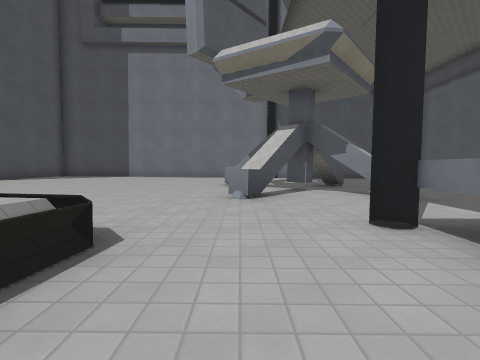
View 1 (above)

21 first-person views from a walk through a 3-D level made in the Godot game engine. The camera is 1.2 m above the floor, tilts 4° down and sees 85° across. The floor is counted in squares, 2 m on a side. Each view is taken from the middle of a square. On the plan, view 1 faces up. The plan holds only what a view shows up to about 9 squares ahead; the rest is blank. Characters and animated objects are left out. Surface patterns are stand-ins for the level's own textures.

View 2
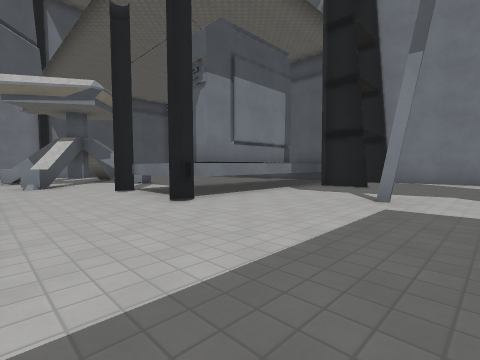

View 3
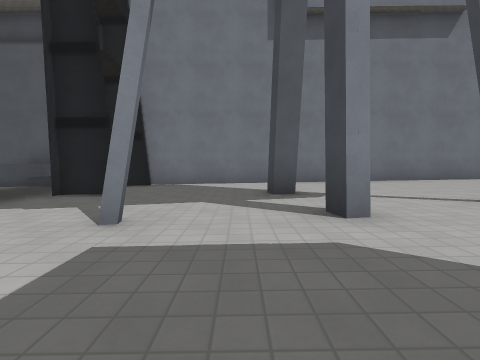

View 4
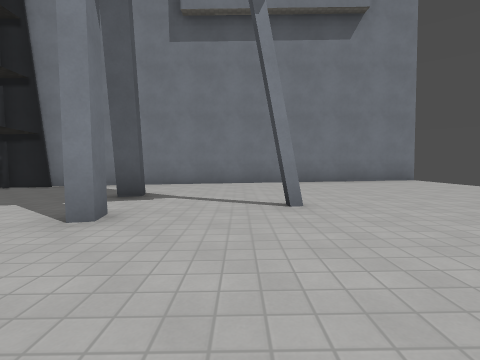

View 5
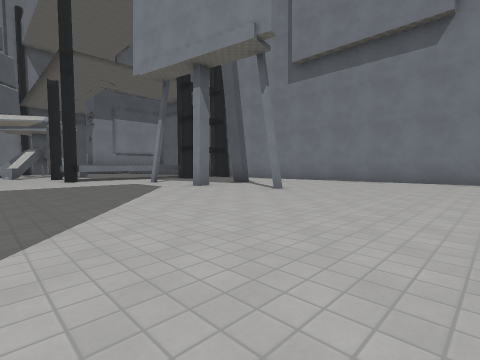

View 6
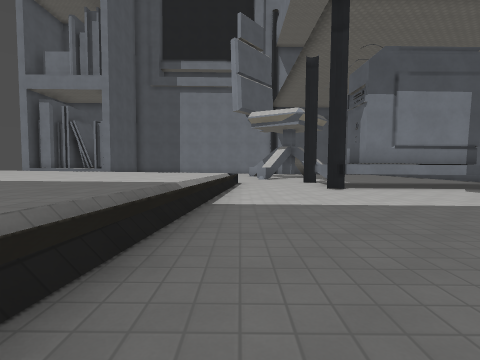

View 7
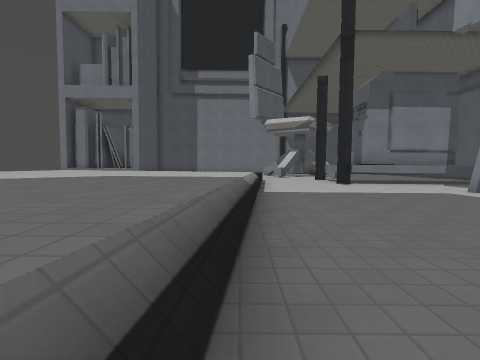

View 8
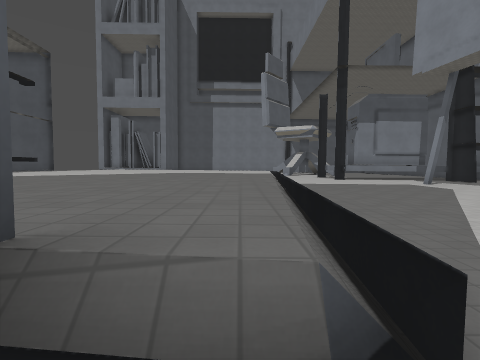

View 9
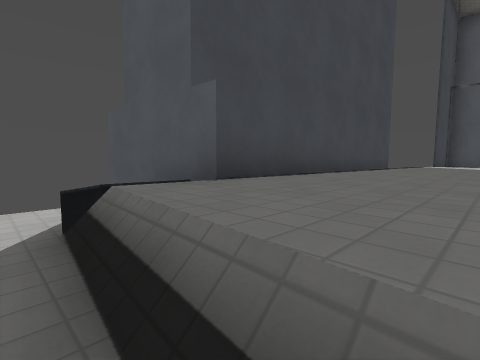

View 10
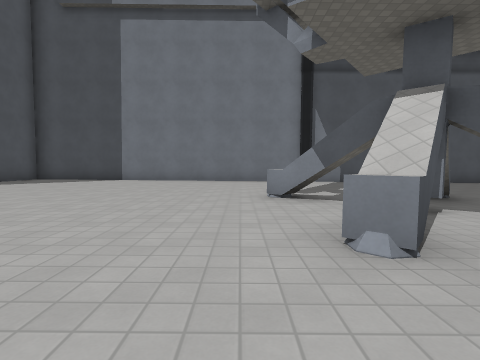

View 11
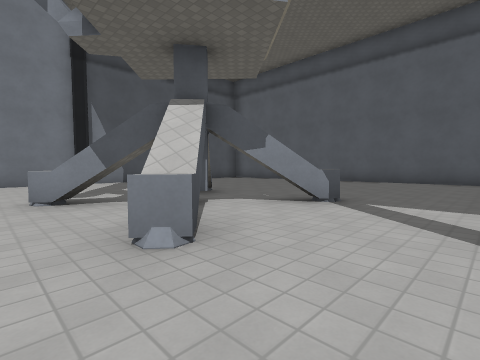

View 12
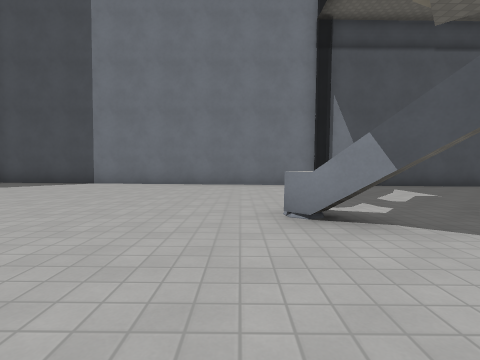

View 13
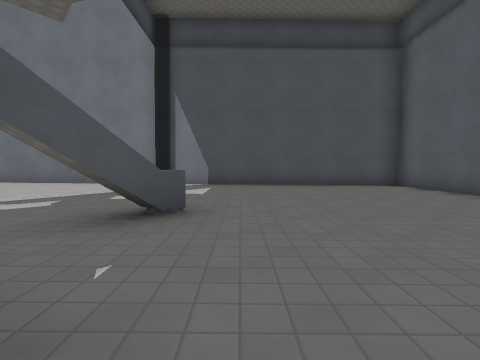

View 14
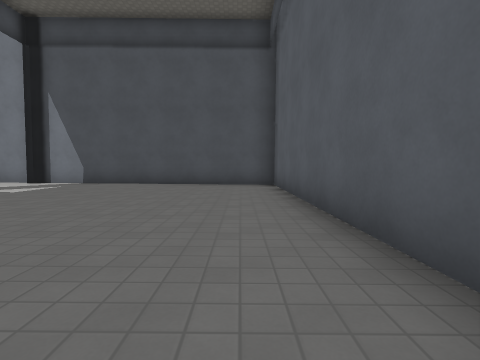

View 15
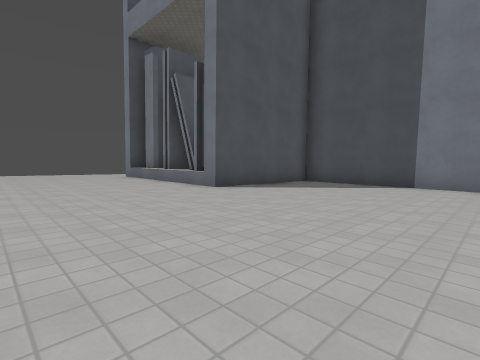

View 16
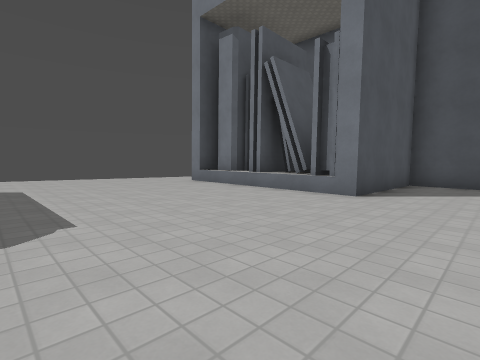

View 17
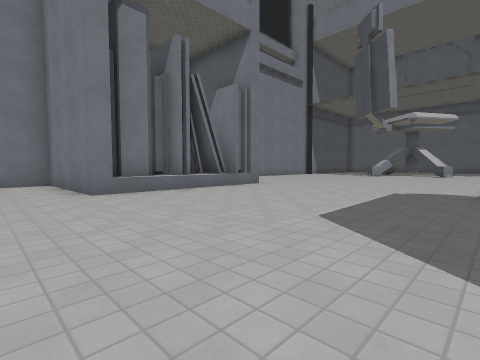

View 18
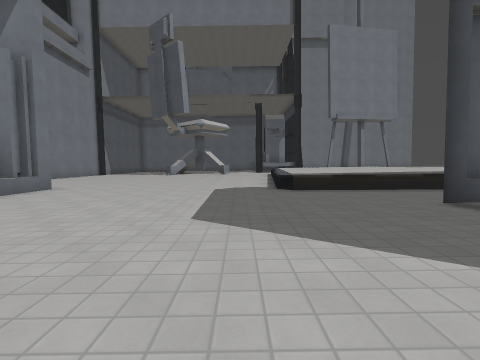

View 19
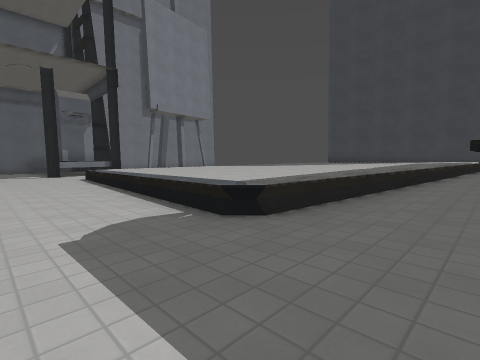

View 20
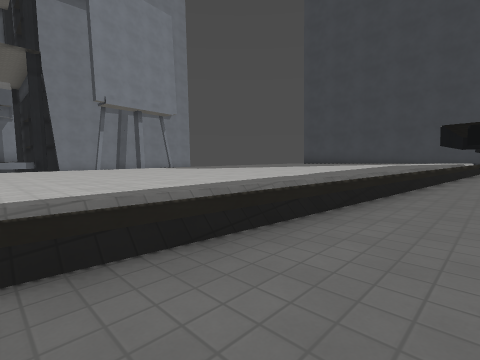

View 21
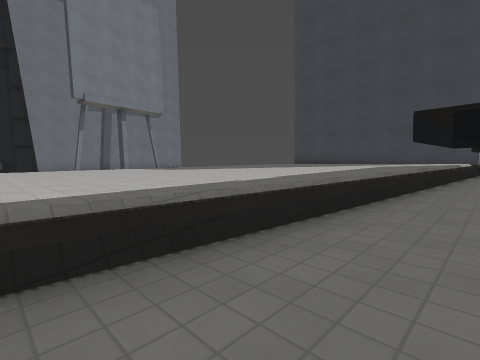

### Floor plan
Key: @ floor where view 1 was taken; # wall or solid block; x gap in a wall; . main floor; : floor 0.25 m higher than the main floor; - floor 0.25 m lower than the main floor; + floor 0.5 m higher than the main floor; _ floor 0.5 m lower than the main floor; * floor 0.75 m higher than the main floor; % floor 1 m higher than the main floor; & floor 1.25 m higher than the main floor; / step, stairs or slope; = window, fence, low wall or low ledge; ^ raised ledge; T thing the floor can be seen under or through.
Columns run from 16 left of view 1 to 10 right of it. Each row starts with its distance up from view 1.
 14 x##    ###################
 13  -#    #------___________#
 12 ..#    #--------_________#
 11 ..#    #----------_______##
 10 ..######------------______#
  9 ..#^^^^#-------------_____#
  8 .........-------^-##---___#
  7 /..........------T-------_#
  6 .............----TT-------#
  5 ...............-^T-#------#
  4 ::..............----------#
  3 ::::..===/........--------#
  2   ::::=**=======..####   ##
  1    #::=*******//..###### #
  0     ^:=*******=.@.#....  #
 -1     x:=%******=.......#..##
 -2     #:=%%%****=...........#
 -3     x//%%%%%**=.....#.....#
 -4      =%%%%%%%%=::.........#
 -5      =%%%%%%%%=:::..#.#...#
 -6     ^=%%%%%%%%=:::::......#
 -7     #=%%%%%%%%=:::::::....#
 -8     ##&%%%%%%%=::::::#::..#
 -9     ^=&&&%%%%//:::::::::::#
-10    =#=&&&&%%%=::::::::::::#
-11      /======#=+:::::::::::#
-12      ########++++:::::::::#
-13             #             #

Where each view was taken, in squares from view 1:
view 1: 0 up, 0 right, facing up
view 2: 4 down, 1 left, facing up-right
view 3: 4 down, 1 right, facing right
view 4: 7 down, 1 right, facing right
view 5: 12 down, 1 left, facing up-right
view 6: 7 down, 1 left, facing up
view 7: 9 down, 2 left, facing up
view 8: 12 down, 3 left, facing up
view 9: 9 down, 2 left, facing down-left
view 10: 3 up, 1 left, facing up
view 11: 3 up, 1 left, facing up-right
view 12: 5 up, 1 left, facing up
view 13: 5 up, 4 right, facing up
view 14: 5 up, 8 right, facing up
view 15: 5 up, 4 left, facing up-left
view 16: 4 up, 7 left, facing up-left
view 17: 3 up, 16 left, facing up-right
view 18: 4 up, 16 left, facing right
view 19: 5 up, 12 left, facing down-right
view 20: 2 up, 12 left, facing down-right
view 21: 1 up, 12 left, facing down-right
